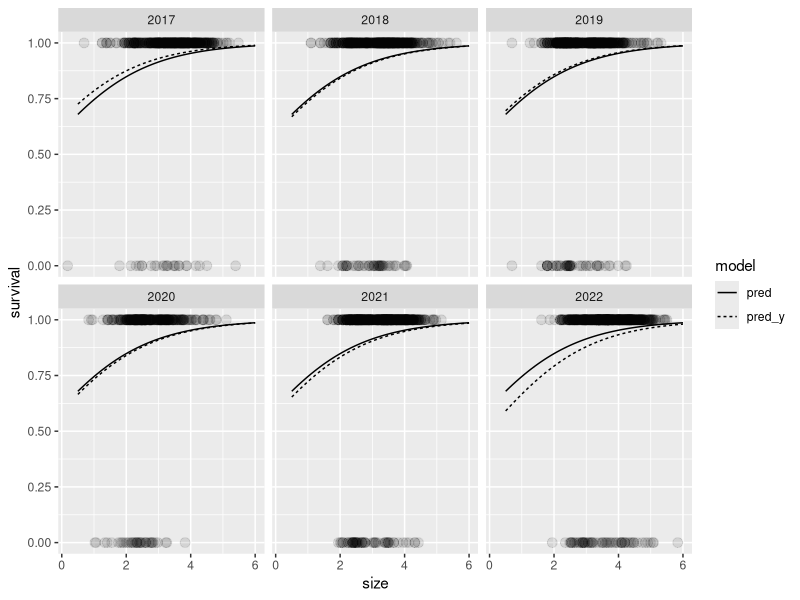
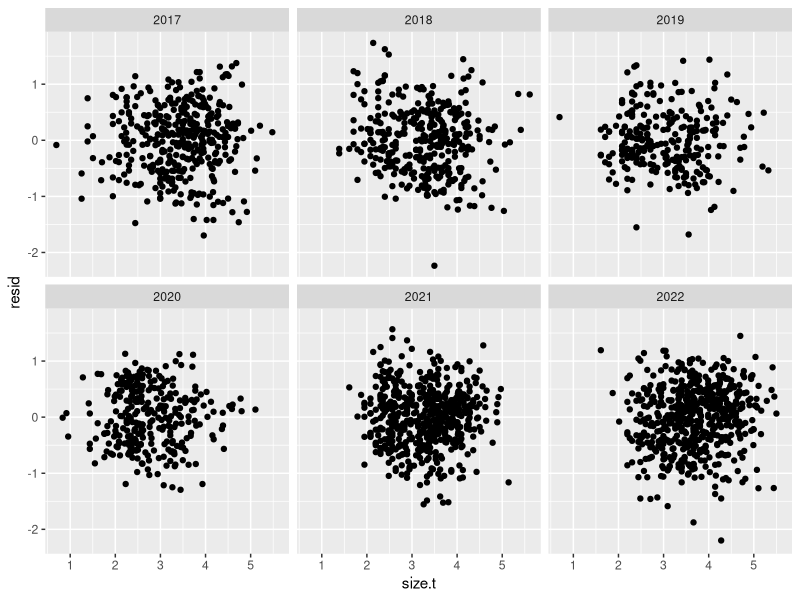
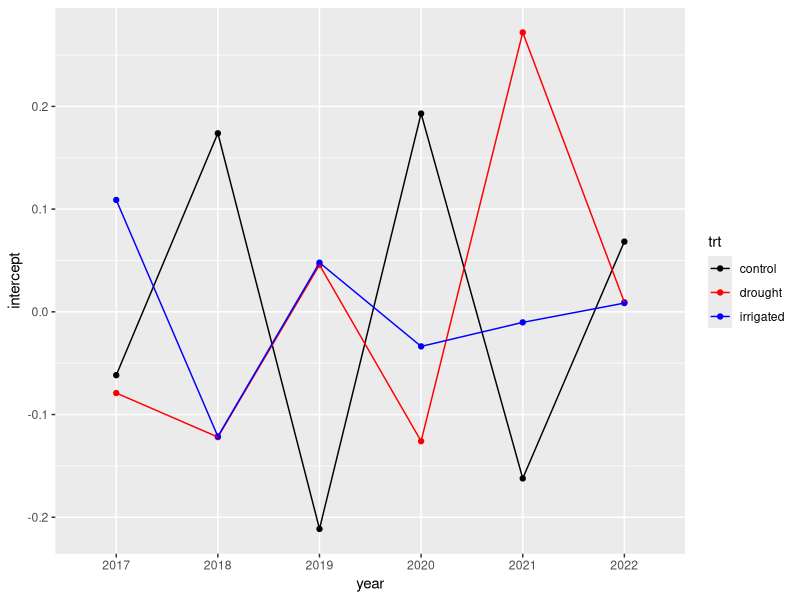
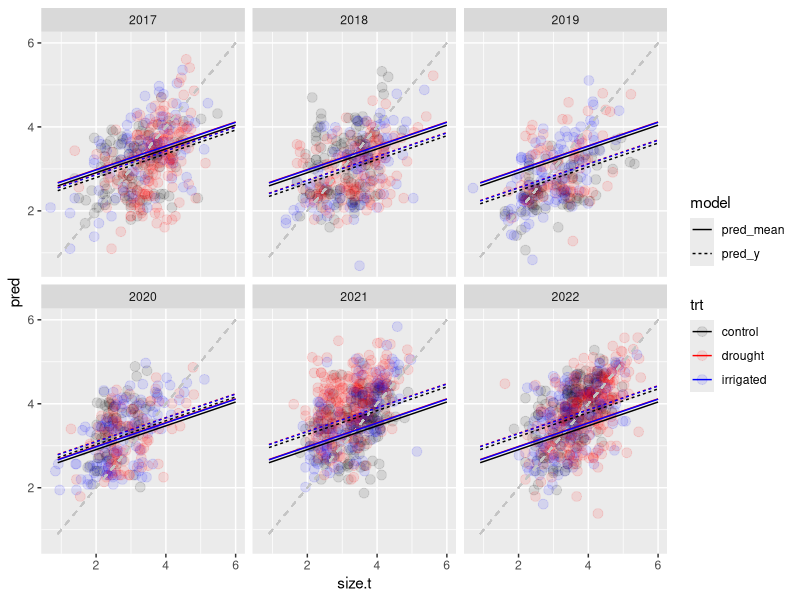
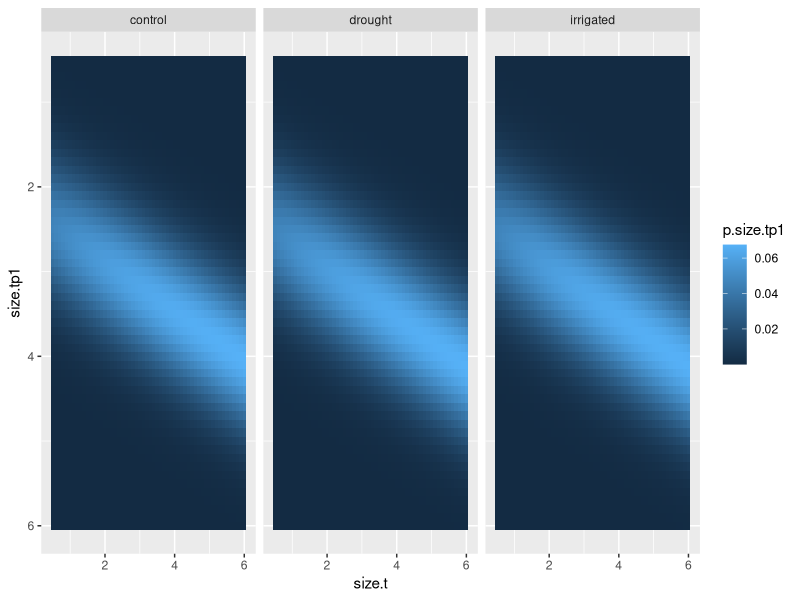

These figures' R source, in order:
# Script for creating growth/survival kernels for IPMs
# Reads in processed datasets for growth and survival,
# outputs one kernel for treatment
# No climate in these kernels so far
# - init SN 4 Mar 2024

# ------------------------------------------------
# Setup
# - Packages, namespace
# - Read in and prepare raw data

# Load packages
library(ggplot2)
library(dplyr)
library(tidyr)
library(glmmTMB) # won't work with automation, lmao
library(lme4)

# Load namespace
rm(list = ls())

# Load in processed demo data
demo = read.csv('01_data_cleaning/out/demo_imputed_survival.csv')

# Create demo dataset for survival
# we'll say that survival in year $t$ means surviving from $t$ to $t+1$
demo.for.surv = merge(
  # x - status in year $t$ - only interested in plants that survived in t
  x = demo %>% 
    filter(surv) %>% 
    select(Year, No.leaves, Leaf.length, No.umbels, demo.note, proc.note, plantid, Plot, trt),
  # y - whether plant was observed alive in year $t+1$
  y = demo %>%
    mutate(p.year = Year - 1) %>%
    select(p.year, plantid, surv, No.leaves, Leaf.length),
  by.x = c('Year', 'plantid'), by.y = c('p.year', 'plantid'),
  # suffixes are t and t+1
  suffixes = c('.t', '.tp1')
)

# Further subset demo with *only plants with usable sizes* prior to the transition
# (I imagine this is what will be used in the final analysis)
# This also means cutting out the 2016 plants because their size measures are not good
demo.for.surv.sizes = demo.for.surv %>%
  # Remove plants iwth no measurements and plants in 2016
  filter(!is.na(No.leaves.t) & !is.na(Leaf.length.t) & No.leaves.t > 0, Year > 2016) %>%
  # add a size column
  mutate(size.t = log(No.leaves.t * Leaf.length.t)) %>%
  # Change year to factor
  mutate(Year = factor(Year))

# Get a dataset of demo for growth - subsetting the data frame above
# to get this, we need plants that survived *and* have measurements
demo.for.growth = demo.for.surv.sizes %>%
  filter(!is.na(No.leaves.tp1) & !is.na(Leaf.length.tp1) & No.leaves.tp1 > 0) %>%
  # add a size column
  mutate(size.tp1 = log(No.leaves.tp1 * Leaf.length.tp1))

# ------------------------------------------------
# Fit survival models

# First question: do we need size
# (I suspect we will)

s_0 = glmmTMB(
  formula = surv ~ (1 | Year) + (1 | Plot / plantid),
  family = 'binomial',
  data = demo.for.surv.sizes
)

s_s = glmmTMB(
  formula = surv ~ size.t + (1 | Year) + (1 | Plot / plantid),
  family = 'binomial',
  data = demo.for.surv.sizes
)

AIC(s_0, s_s)
# Unsurprisingly, size effect present.

# Also check for random effects vs. fixed effects?

s_s_fix = glmmTMB(
  formula = surv ~ size.t + Year + (1 | Plot / plantid),
  family = 'binomial',
  data = demo.for.surv.sizes
)

AIC(s_s, s_s_fix)
# Fixed effects model performs slightly better
# BUT in looking for inter-annual variation it just means too many parameters
# So continue with fixed effects

# Models to test here:
# - treatment effect
# - size-treatment interaction
# - year-varying size effect
# - (model will not converge for treatment effect varying by year)

surv.mod.forms = c(
  'surv ~ size.t + (1 | Year)',
  'surv ~ size.t + trt + (1 | Year)',
  'surv ~ size.t * trt + (1 | Year)',
  'surv ~ (size.t | Year)',
  'surv ~ trt + (size.t | Year)' ,
  'surv ~ size.t + trt + (1 | Year) + (1 | Year:trt)'
) %>%
  paste('+ (1 | Plot / plantid)')

surv.mod.list = vector('list', length = length(surv.mod.forms))

for (j in 1:length(surv.mod.forms)) {
  print(j)
  surv.mod.list[[j]] = glmer(
    formula = surv.mod.forms[j],
    family = 'binomial',
    data = demo.for.surv.sizes,
    control = glmerControl(optimizer = 'bobyqa')
  )
}
# No convergence issues here

data.frame(
  AIC = sapply(surv.mod.list, AIC) %>% unlist(),
  form = surv.mod.forms
) %>%
  mutate(daic = round(AIC - min(AIC), 2))
# Best model has year-varying treatment effect
# But it's barely better than the "null" model

# Okay, but now the fixed effects model is still the best-performing one.

s_s = glmer(
  formula = surv ~ size.t + (1 | Year) + (1 | Plot / plantid),
  family = 'binomial',
  data = demo.for.surv.sizes
)

# Plot model outputs:
expand.grid(size.t = (5:60)/10, Year = factor(2017:2022)) %>%
  mutate(
    pred_y = predict(
      s_s, newdata = ., type = 'response',
      re.form = ~ (1 | Year), allow.new.levels = TRUE
    ),
    pred = predict(
      s_s, newdata = ., type = 'response',
      re.form = ~ 0, allow.new.levels = TRUE
    )
  ) %>%
  pivot_longer(c(pred_y, pred), names_to = 'model', values_to = 'pred') %>%
  ggplot(aes(x = size.t, y = pred)) +
  geom_point(
    data = demo.for.surv.sizes,
    aes(x = size.t, y = as.numeric(surv)),
    size = 3, alpha = 0.1
  ) +
  geom_line(aes(linetype = model)) +
  labs(x = 'size', y = 'survival') +
  facet_wrap(~ Year)
# Ah right... a lot of behavior here being driven by plants in the tail.
# Okay, well, that happens sometimes.

# ------------------------------------------------
# Fit growth models

# Size effect of course will be here.

grow.mod.forms = c(
  'size.tp1 ~ size.t + (1 | Year)',
  'size.tp1 ~ size.t + trt + (1 | Year)',
  'size.tp1 ~ size.t * trt + (1 | Year)',
  'size.tp1 ~ (size.t | Year)',
  'size.tp1 ~ trt + (size.t | Year)',
  'size.tp1 ~ size.t + trt + (1 | Year) + (1 | Year:trt)',
  'size.tp1 ~ trt + (size.t | Year) + (1 | Year:trt)',
  'size.tp1 ~ trt + (size.t | Year) + (size.t | Year:trt)'
) %>%
  paste('+ (1 | Plot / plantid)')

grow.mod.list = vector('list', length = length(grow.mod.forms))

for (j in 1:length(grow.mod.forms)) {
  print(j)
  grow.mod.list[[j]] = lmer(
    formula = grow.mod.forms[j],
    data = demo.for.growth,
    control = lmerControl(optimizer = 'bobyqa')
  )
}
# Quick!

data.frame(
  AIC = sapply(grow.mod.list, AIC) %>% unlist(),
  form = grow.mod.forms
) %>%
  mutate(daic = round(AIC - min(AIC), 2)) %>%
  arrange(daic)

# Wow. Tear-varying treatment effect dominates here.
# Only vital rate I have seen like this!
# Furthermore definitely no support for year-varying size effects

g_s_ty = lmer(
  size.tp1 ~ size.t + trt + (1 | Year) + (1 | Year:trt) + (1 | Plot / plantid),
  data = demo.for.growth,
  control = lmerControl(optimizer = 'bobyqa')
)

summary(g_s_ty)
# Treatment effects are incredibly small, but...
# there is a slight benefit to both treatments? lmao.

# Residuals:
demo.for.growth %>%
  mutate(resid = residuals(g_s_ty)) %>%
  ggplot(aes(x = size.t, y = resid)) +
  geom_point() +
  facet_wrap( ~ Year)
# Some negative outliers (negative tail looking bleh), and 2018 is weird, 2021 a
# little strange, maybe a handful of outliers in 2022
# otherwise okay
# Not worried about heteroskedasticity here

# The year-treatment random effects
ranef(g_s_ty)$`Year:trt` %>%
  mutate(year.trt = row.names(.)) %>%
  separate(year.trt, into = c('year', 'trt'), sep = ':') %>%
  rename(intercept = `(Intercept)`) %>%
  ggplot(aes(x = year, y = intercept, colour = trt)) +
  geom_point() +
  geom_line(aes(group = trt)) +
  scale_colour_manual(values = c('black', 'red', 'blue'))
# Not seeing clear patterns here
# Maybe some negative temporal autocorrelation?
# Controls are pretty noisy though...

# Model predictions, year-varying first
expand.grid(
  size.t = (9:60)/10, 
  Year = factor(2017:2022), 
  trt = c('control', 'drought', 'irrigated')
) %>%
  mutate(
    pred_y = predict(
      g_s_ty,
      newdata = .,
      re.form = ~ (1 | Year),
      type = 'response',
      allow.new.levels = TRUE
    ),
    pred_mean = predict(
      g_s_ty,
      newdata = .,
      re.form = ~ 0,
      type = 'response',
      allow.new.levels = TRUE
    )
  ) %>%
  pivot_longer(c(pred_mean, pred_y), names_to = 'model', values_to = 'pred') %>%
  ggplot(aes(x = size.t, y = pred)) +
  geom_point(
    data = demo.for.growth,
    aes(x = size.t, y = size.tp1, colour = trt),
    inherit.aes = FALSE,
    size = 3, alpha = 0.1
  ) +
  geom_segment(aes(x = .9, xend = 6, y = .9, yend = 6), linetype = 2, colour = 'gray77') +
  geom_line(aes(colour = trt, linetype = model)) +
  scale_colour_manual(values = c('black', 'red', 'blue')) +
  facet_wrap(~ Year)
# That 2020 fit looks bad... maybe it's a plot-variance effect?
# Yeesh.

# ------------------------------------------------
# Construct kernels

# Residual variance in growth models
grow.sd = summary(g_s_ty)$sigma

# Get a scaffold
grow.surv.kernel = expand.grid(
  size.t = (5:60)/10,
  size.tp1 = (5:60)/10,
  trt = c('control', 'drought', 'irrigated')
)

grow.surv.kernel = grow.surv.kernel %>%
  # Predicted survival
  mutate(
    pred.surv = predict(
      newdata = .,
      object = s_s, type = 'response',
      re.form = ~ 0, allow.new.levels = TRUE
    )
  ) %>%
  # Predicted growth
  mutate(
    pred.grow.mean = predict(
      newdata = .,
      object = g_s_ty, type = 'response',
      re.form = ~ 0, allow.new.levels = TRUE
    )
  ) %>%
  # Predicted distribution of sizes in next time step
  mutate(p.grow.size.tp1 = 0.1 * dnorm(size.tp1, mean = pred.grow.mean, sd = grow.sd)) %>%
  # Combine all together to get overall size distribution in next time step
  mutate(p.size.tp1 = pred.surv * p.grow.size.tp1)

ggplot(grow.surv.kernel, aes(x = size.t, y = size.tp1)) +
  geom_tile(aes(fill = p.size.tp1)) +
  scale_y_reverse() +
  facet_wrap(~ trt)
# Neat

# write.csv(
#   grow.surv.kernel,
#   file = '03_construct_kernels/out/test_survgrow_kernel.csv',
#   row.names = FALSE
# )
